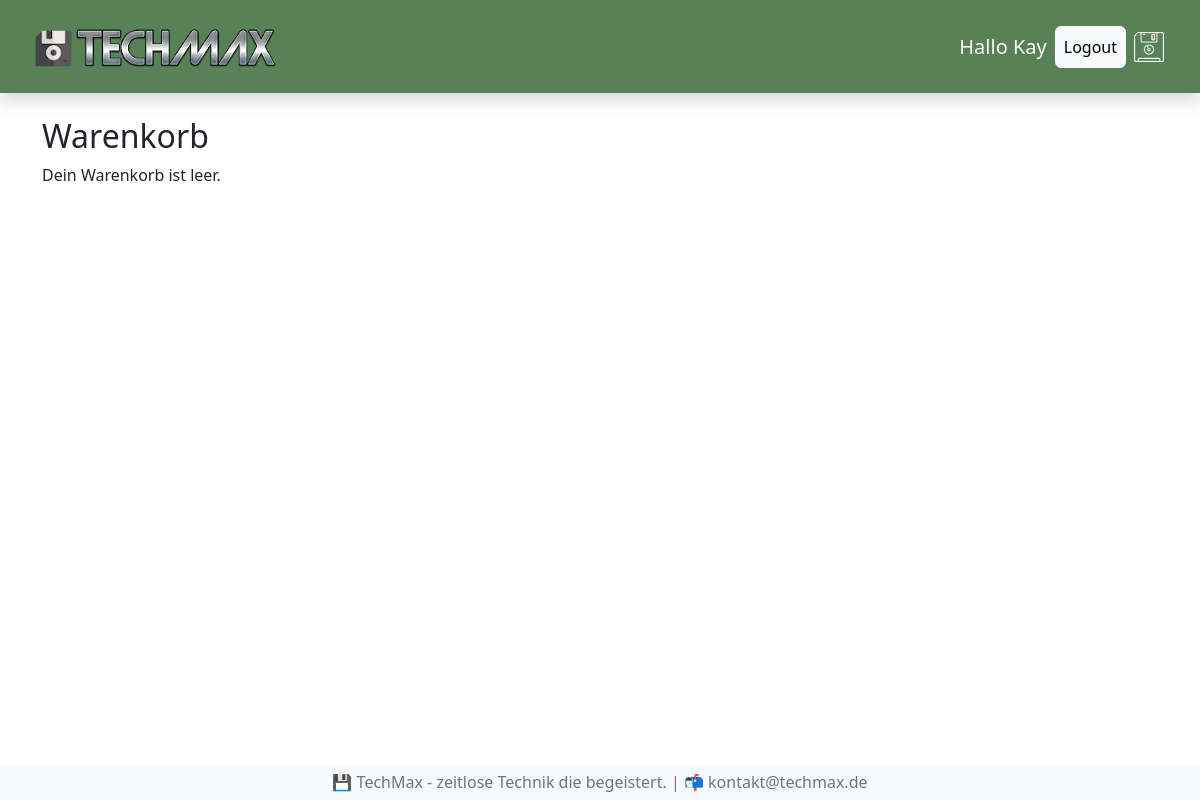
The page /warenkorb/ (signed in) on the database as committed earlier.
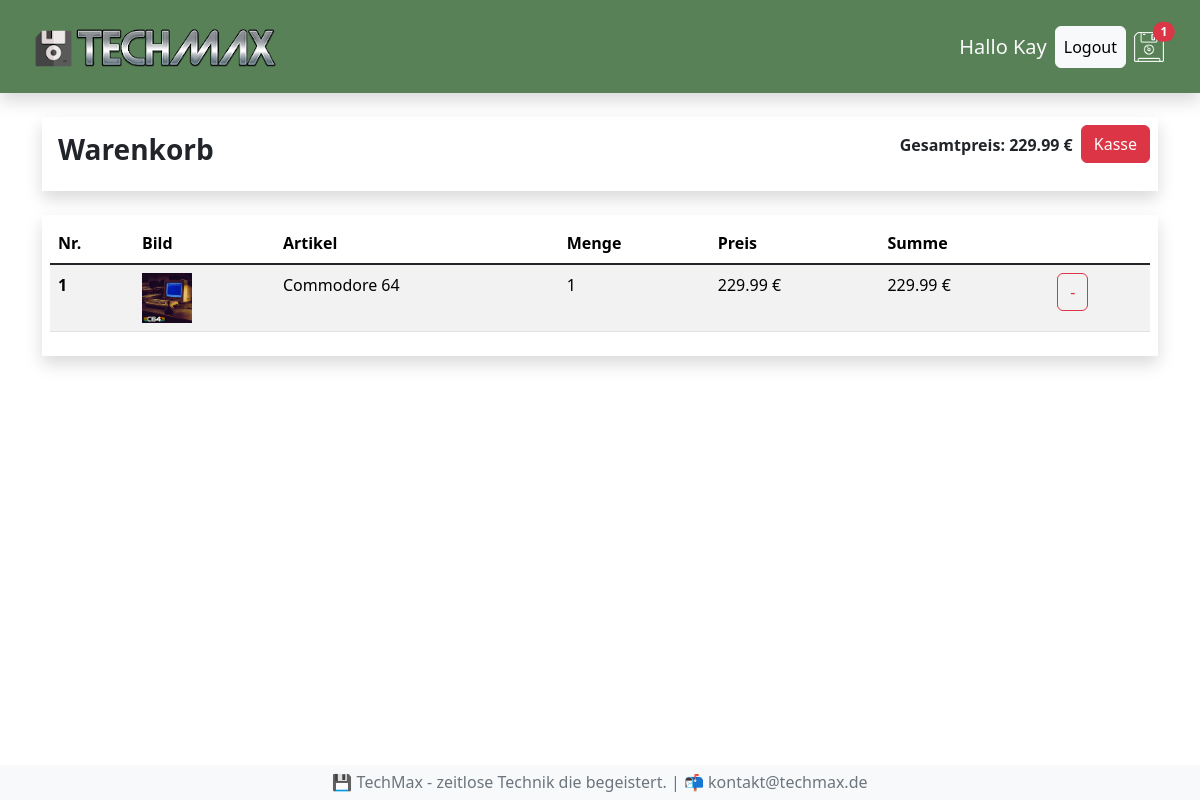
The same page on the database as committed later.
### shop/models.py (models this page shows, shortened)
class Bestellung(models.Model):
  kunde = models.ForeignKey(Kunde, on_delete=models.SET_NULL, null=True, blank=True)
  bestelldatum = models.DateTimeField(auto_now_add=True)
  erledigt = models.BooleanField(default=False, null=True, blank=True)
  auftrags_id = models.CharField(max_length=100, null=True)
  @property
  def get_gesamtpreis(self):
    bestellteartikels = self.bestellteartikell_set.all()
    gesamtpreis = sum(artikel.get_summe for artikel in bestellteartikels)
    return gesamtpreis
  def get_gesamtmenge(self):
    bestellteartikels = self.bestellteartikell_set.all()
    gesamtmenge = sum(artikel.menge for artikel in bestellteartikels)
    return gesamtmenge

class BestellteArtikell(models.Model):
  artikel = models.ForeignKey(Artikel, on_delete=models.SET_NULL, null=True, blank=True)
  bestellung = models.ForeignKey(Bestellung, on_delete=models.SET_NULL, null=True, blank=True)
  menge = models.IntegerField(default=0, null=True, blank=True)
  datum = models.DateTimeField(auto_now_add=True)
  @property
  def get_summe(self):
    summe = self.artikel.preis * self.menge
    return summe

class Artikel(models.Model):
  name = models.CharField(max_length=64, null=True)
  beschreibung = models.TextField(null=True, blank=True)
  preis = models.DecimalField(max_digits=6, decimal_places=2)
  img = models.ImageField(null=True, blank=True)

### shop/views.py (the view)
# urls.py: path('warenkorb/', views.warenkorb, name='warenkorb'),
def warenkorb(request):
  ctx = berechnungBestellung(request)
  return render(request, 'shop/warenkorb.html', ctx)

### shop/context_processors.py (called while the page is built)
def warenkorb_anzahl(request):
  if request.user.is_authenticated:
    kunde = request.user.kunde
    bestellung, created = Bestellung.objects.get_or_create(kunde = kunde, erledigt = False)
    if bestellung:
      menge = bestellung.get_gesamtmenge
    else:
      menge = 0
  else:
    menge = 0
  return {'menge': menge}

### shop/views.py (called while the page is built)
def berechnungBestellung(request):
  if request.user.is_authenticated:
    kunde = request.user.kunde
    bestellung, created = Bestellung.objects.get_or_create(kunde = kunde, erledigt = False)
    artikels = bestellung.bestellteartikell_set.all()
  else:
    artikels = []
    bestellung = []
  ctx = {"artikels": artikels, "bestellung":bestellung}
  return ctx

### shop/templates/shop/warenkorb.html (shortened to what this page needs)
{% extends "shop/index.html" %}
{% load static %}
{% block content %}
{% if artikels %}
<div class="row mt-4">
  <div class="col-12">
    <div class="shadow p-2 mb-4">
      <div class="d-flex">
        <h3 class="me-auto fw-bold p-2">Warenkorb</h3>
        <p class="fw-bold p-2">Gesamtpreis: {{ bestellung.get_gesamtpreis | floatformat:2 }} €</p>
        <p><a href="{% url 'kasse' %}" class="btn btn-danger">Kasse</a></p>
      </div>
    </div>
  </div>
  <div class="col-12">
    <div class="shadow p-2 mb-4">
      <table class="table table-striped table-hover">
        <thead>
          <tr>
            <th scope="col">Nr.</th>
            <th scope="col">Bild</th>
            <th scope="col">Artikel</th>
            <th scope="col">Menge</th>
            <th scope="col">Preis</th>
            <th scope="col">Summe</th>
          </tr>
        </thead>
        <tbody class="table-group-divider">
          {% for artikel in artikels %}
          <tr>
            <th scope="row">{{ forloop.counter }}</th>
            <td><img src="{{ artikel.artikel.img.url }}" width="50px" height="auto"></td>
            <td>{{ artikel.artikel.name }}</td>
            <td>{{ artikel.menge }}</td>
            <td>{{ artikel.artikel.preis | floatformat:2 }} €</td>
            <td>{{ artikel.get_summe | floatformat:2 }} €</td>
            <td><button data-artikel={{ artikel.artikel.id }} data-action="entfernen" class="btn btn-outline-danger warenkorb-bestellen">-</button></td>
          </tr>
          {% endfor %}
        </tbody>
      </table>
    </div>
  </div>
</div>
{% else %}
<h2>Warenkorb</h2>
<p>Dein Warenkorb ist leer.</p>
{% endif %}
{% endblock content %}

### shop/templates/shop/menu.html
{% load static %}
<nav class="navbar shadow sticky-top p-3 mb-4" style="background-color: #588157;">
  <div class="container-fluid">
    <a class="navbar-brand link-light" href="{% url 'shop' %}"><img src="{% static 'img/logo.png' %}" alt="TechMax"></a>
    <div class="d-flex align-items-center">
      {% if request.user.is_authenticated %}
        <h5 class="text-light m-2">Hallo {{request.user|title}}</h5>
        <a class="btn btn-light p-2" href="{% url 'logout' %}">Logout</a>
      {% else %}
        <a class="btn btn-light p-2" href="{% url 'login' %}">Login</a>
      {% endif %}
      <a class="nav-link p-2 link-light" href="{% url 'warenkorb' %}"><img src="{% static 'img/floppy.png' %}" alt="Warenkorb">
        {% if menge > 0 %}
        <span class="badge rounded-pill bg-danger position-absolute top-25 start-25 translate-middle">{{ menge }}</span>
        {% endif %}
      </a>
    </div>
  </div>
</nav>

Rows that differ between the two databases and show on the page:
now on this page (row unchanged): Bestellung: id.menge "1", get_gesamtpreis "229.99"
added BestellteArtikell: artikel.img (picture), artikel.name "Commodore 64", menge "1", artikel.preis "229.99", get_summe "229.99"
Other text that changed with them:
text no longer shown: "Dein Warenkorb ist leer."
text now shown: "Gesamtpreis: € Kasse Nr. Bild Artikel Menge Preis Summe"
